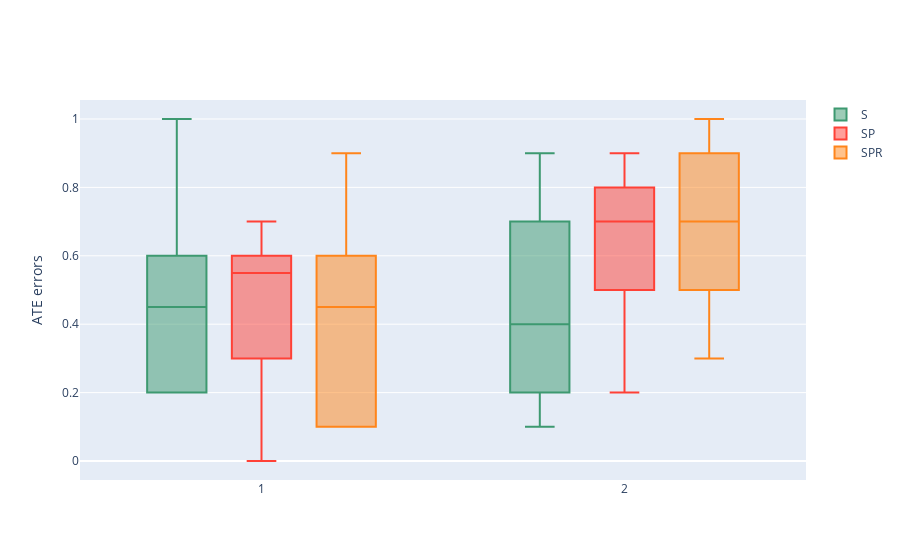

Write notebook code for a chart like this one.
### Code cell
plot2()

### Figure 1 — Plotly figure (JSON) as saved in the notebook; plotly's stock layout.template omitted (floating-point values rounded to 4 significant figures)
{"data": [{"marker": {"color": "#3D9970"}, "name": "S", "type": "box", "x": [1, 1, 1, 1, 1, 1, 2, 2, 2, 2, 2, 2], "y": [0.2, 0.2, 0.6, 1, 0.5, 0.4, 0.2, 0.7, 0.9, 0.1, 0.5, 0.3]}, {"marker": {"color": "#FF4136"}, "name": "SP", "type": "box", "x": [1, 1, 1, 1, 1, 1, 2, 2, 2, 2, 2, 2], "y": [0.6, 0.7, 0.3, 0.6, 0, 0.5, 0.7, 0.9, 0.5, 0.8, 0.7, 0.2]}, {"marker": {"color": "#FF851B"}, "name": "SPR", "type": "box", "x": [1, 1, 1, 1, 1, 1, 2, 2, 2, 2, 2, 2], "y": [0.1, 0.3, 0.1, 0.9, 0.6, 0.6, 0.9, 1, 0.3, 0.6, 0.8, 0.5]}], "layout": {"boxmode": "group", "yaxis": {"title": {"text": "ATE errors"}}}}
